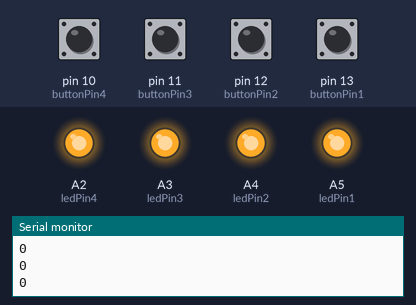
Bench run of a sketch on a simulated Arduino Uno, built with avr-gcc and run on an emulated ATmega328P. On the bench: output pins drawn as LEDs (lit = HIGH), the last lines printed to the serial monitor. The test bench sets the inputs (shaded band); at power-on: pin 10 (buttonPin4), pin 11 (buttonPin3), pin 12 (buttonPin2), pin 13 (buttonPin1) LOW.

Above: at 1.2 s.
1.3 s: pin 12 (buttonPin2) pulled HIGH for 0.15 s
At 1.38 s:
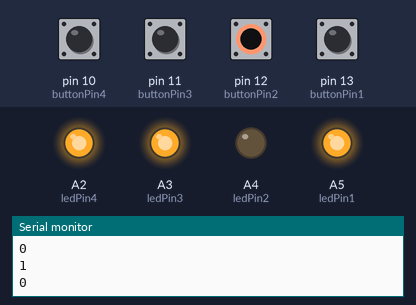
2.9 s: pin 10 (buttonPin4) pulled HIGH for 0.15 s
At 3.01 s:
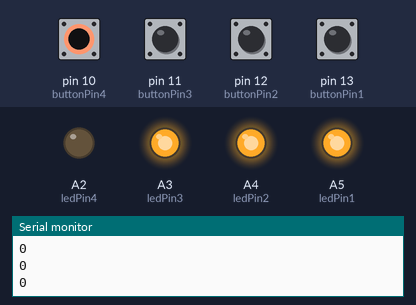
4.5 s: pin 11 (buttonPin3) pulled HIGH for 0.15 s
At 4.6 s:
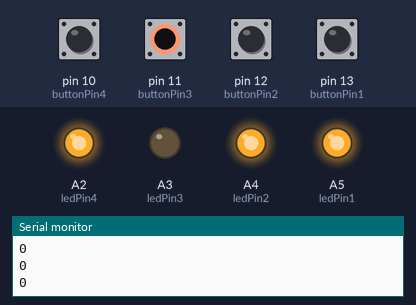
6.1 s: pin 13 (buttonPin1) pulled HIGH for 0.15 s
At 6.2 s:
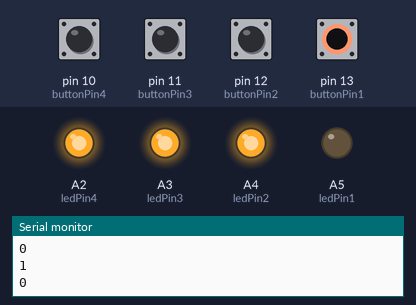
7.7 s: pin 10 (buttonPin4) driven HIGH and pin 11 (buttonPin3) driven HIGH
At 8.8 s:
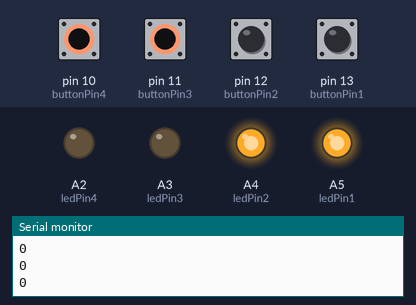
9.2 s: pin 12 (buttonPin2) pulled HIGH for 1 s
At 9.6 s:
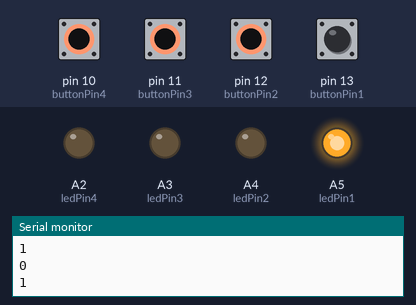
Timing chart, 0 to 12.2 s (numbered marks = the images above; inputs shaded):
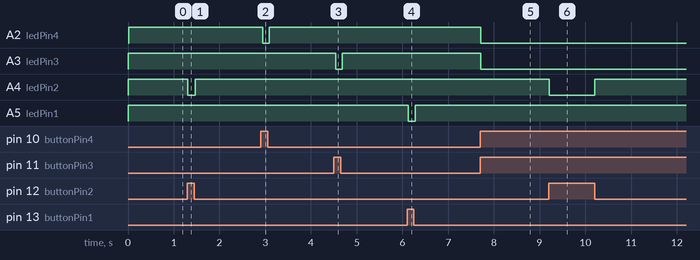

Measured:
- after the input at 1.3 s, A4 (ledPin2): HIGH → LOW at once, → HIGH 0.16 s later
- after the input at 2.9 s, A2 (ledPin4): HIGH → LOW after 0.05 s, → HIGH 0.14 s later
- after the input at 4.5 s, A3 (ledPin3): HIGH → LOW at once, → HIGH 0.14 s later
- after the input at 6.1 s, A5 (ledPin1): HIGH → LOW at once, → HIGH 0.15 s later
- after the input at 7.7 s, A2 (ledPin4), A3 (ledPin3): HIGH → LOW at once
- after the input at 9.2 s, A4 (ledPin2): HIGH → LOW at once, → HIGH 1.0 s later

The sketch:

led2switch.ino
```cpp
const int buttonPin1 = 13;     // number of pushbutton 1 pin
int buttonState1 = LOW;       // set the default variable value for pushbutton1 status
const int ledPin1 =  A5;       // number of the LED 1 pin
const int buttonPin2 = 12;     // number of pushbutton 2 pin
int buttonState2 = LOW;       // set the default variable value for pushbutton2 status
const int ledPin2 =  A4;       // number of the LED 2 pin
const int buttonPin3 = 11;     // number of pushbutton 3 pin
int buttonState3 = LOW;       // set the default variable value for pushbutton3 status
const int ledPin3 =  A3;       // number of the LED 3 pin
const int buttonPin4 = 10;     // number of pushbutton 4 pin
int buttonState4 = LOW;       // set the default variable value for pushbutton4 status
const int ledPin4 =  A2;       // number of the LED 4 pin


void setup() {                  // Set Pins to Outputs Or Inputs
  pinMode(buttonPin1, INPUT);   // initialize the pushbutton pins as an inputs:
  pinMode(ledPin1, OUTPUT);     // initialize the LED pins as an outputs:
  pinMode(buttonPin2, INPUT);   // initialize the pushbutton pins as an inputs:
  pinMode(ledPin2, OUTPUT);     // initialize the LED pins as an outputs:
  pinMode(buttonPin3, INPUT);   // initialize the pushbutton pins as an inputs:
  pinMode(ledPin3, OUTPUT);     // initialize the LED pins as an outputs:
  pinMode(buttonPin4, INPUT);   // initialize the pushbutton pins as an inputs:
  pinMode(ledPin4, OUTPUT);     // initialize the LED pins as an outputs:
  Serial.begin(9600);           // initialize serial communication at 9600 baud
}

void loop() {

  buttonState1 = digitalRead(buttonPin1);  // read current states of the pushbutton value:
  buttonState2 = digitalRead(buttonPin2);  // read current states of the pushbutton value:
  buttonState3 = digitalRead(buttonPin3);  // read current states of the pushbutton value:
  buttonState4 = digitalRead(buttonPin4);  // read current states of the pushbutton value:

// check if the pushbutton is pressed buttonState# == HIGH/LOW
  // if pressed change buttonState == HIGH to turn on ledPin#
  // else if buttonState == LOW then digitalWrite(ledPin#, LOW) Keeps Led off.

if (buttonState1 == HIGH) {    //check buttonState
digitalWrite(ledPin1, LOW);  //if HIGH turn LED on:
} else {
digitalWrite(ledPin1, HIGH);   // turn LED off:
}
Serial.println(buttonState1); //Print buttonState to serial
if (buttonState2 == HIGH) {   //check buttonState
digitalWrite(ledPin2, LOW);  //if HIGH turn LED on:
} else {
digitalWrite(ledPin2, HIGH);   // turn LED off:
delay(10);
}
Serial.println(buttonState2); //Print buttonState to serial
if (buttonState3 == HIGH) {   //check buttonState
digitalWrite(ledPin3, LOW);  //if HIGH turn LED on:
} else {
digitalWrite(ledPin3, HIGH);   // turn LED off:
delay(10);
Serial.println(buttonState3); //Print buttonState to serial
}
if (buttonState4 == HIGH) {   //check buttonState
digitalWrite(ledPin4, LOW);  //if HIGH turn LED on:
} else {
digitalWrite(ledPin4, HIGH);   // turn LED off:
delay(10);
Serial.println(buttonState4); //Print buttonState to serial
}
}
```
